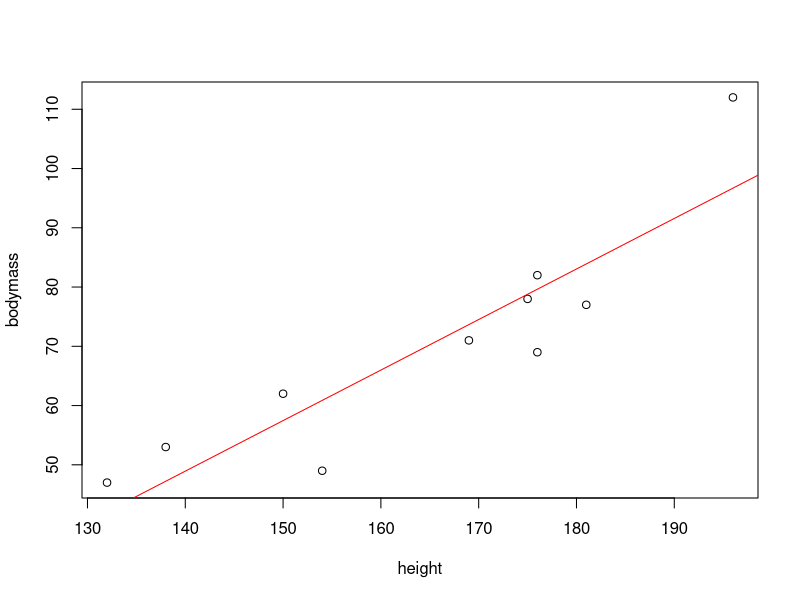

The R source for this figure:
## Search the documentation of a function (or package or whatever)
?lm

# Create the dataset
height <- c(176, 154, 138, 196, 132, 176, 181, 169, 150, 175)
bodymass <- c(82, 49, 53, 112, 47, 69, 77, 71, 62, 78)

# make the linear model
fit <- lm(bodymass~height) #Y ~ X

class(fit) # Check if the class of our object fit is actually linear model

summary(fit) # Gives us the summary of our linear model

names(fit)

#plotting the linear model
plot(height, bodymass)


abline(fit, col="red")